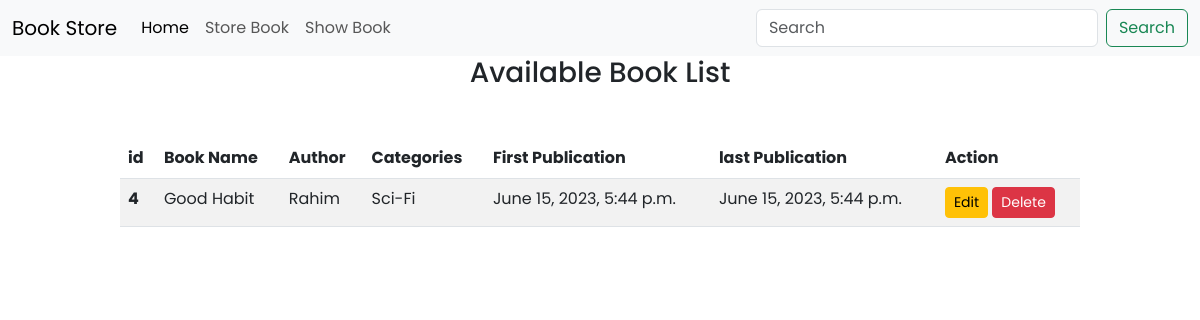
Page /book_details/4 on the committed database.
### book/models.py (models this page shows)
class BookstoreModel(models.Model):
    CATEGORY = (
        ('Mystrey', 'Mystrey'),
        ('Thriller', 'Thriller'),
        ('Sci-Fi', 'Sci-Fi'),
        ('humor', 'Humor'),
    )
    id = models.IntegerField(primary_key=True)
    book_name = models.CharField(max_length=30)
    author = models.CharField(max_length=30)
    category = models.CharField(max_length=30, choices=CATEGORY)
    first_publish = models.DateTimeField(
        auto_now_add=True)  # Take first date and No change
    last_publish = models.DateTimeField(
        auto_now=True)  # it will change after Edit

### book/views.py (the view)
class BookDetailView(DetailView):
    model = BookstoreModel
    template_name = 'book_details.html'
    context_object_name = 'item'
    pk_url_kwarg = 'id'

### book/templates/book_details.html
{% extends "base.html"%}
{% block content %}
<h3 class="mb-2 text-center">Available Book List</h3>
<div style="width: 80%; margin:auto" class="mt-5">
  <table class="table table-striped">
    <thead>
      <tr>
        <th scope="col">id</th>
        <th scope="col">Book Name</th>
        <th scope="col">Author</th>
        <th scope="col">Categories</th>
        <th scope="col">First Publication</th>
        <th scope="col">last Publication</th>
        <th scope="col">Action</th>
      </tr>
    </thead>
    <tbody>
      <tr>
        <th scope="row">{{item.id}}</th>
        <td>{{item.book_name}}</td>
        <td>{{item.author}}</td>
        <td>{{item.category}}</td>
        <td>{{item.first_publish}}</td>
        <td>{{item.last_publish}}</td>
        <td><a href="{% url 'edit_books' pk=item.id %}" class="btn btn-warning btn-sm">Edit</a> <a
            href="{% url 'delete_books' pk=item.id %}" class="btn btn-danger btn-sm">Delete</a></td>
      </tr>
    </tbody>
  </table>
</div>
{% endblock %}

### book/templates/base.html (style rules this page uses)
body { font-family: 'Poppins', sans-serif; }

### rows in the picture
BookstoreModel: id "4", book_name "Good Habit", author "Rahim", category "Sci-Fi", first_publish "June 15, 2023, 5:44 p.m.", last_publish "June 15, 2023, 5:44 p.m."
